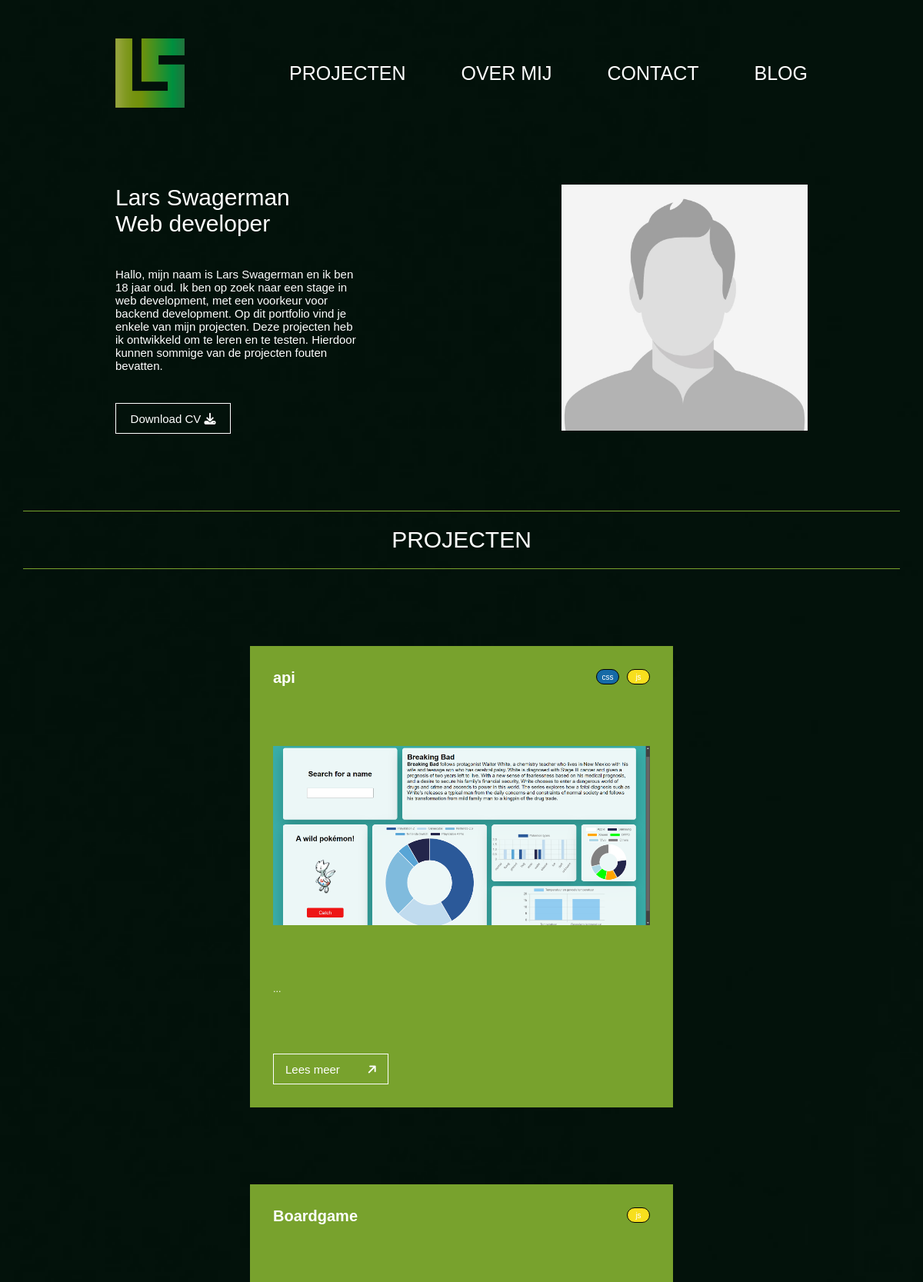
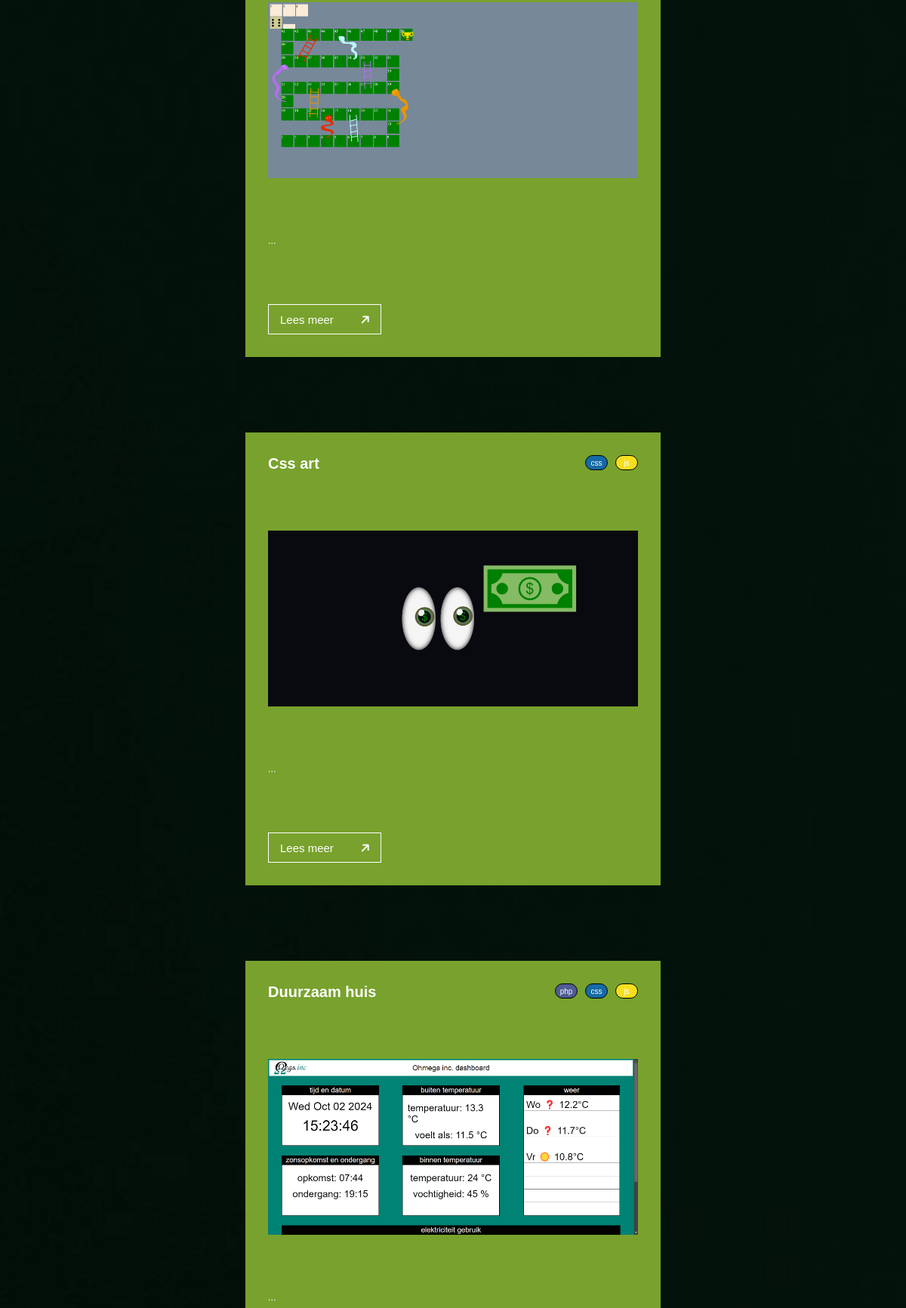
The page / (upper part) on the database its author committed (2 pictures, top to bottom).
### tables this page shows
CREATE TABLE `Projects` (
  `name` varchar(255) NOT NULL,
  `smallText` varchar(1000) NOT NULL,
  `bigText` varchar(5000) NOT NULL,
  `infoText` varchar(1000) NOT NULL,
  `categoryText` varchar(1000) NOT NULL,
  `clientText` varchar(1000) NOT NULL,
  `teamsText` varchar(1000) NOT NULL,
  `date` date NOT NULL,
  `image` varchar(1000) NOT NULL,
  `gitLink` varchar(1000) NOT NULL,
  `liveLink` varchar(1000) NOT NULL,
  `phpTag` tinyint(1) NOT NULL,
  `cssTag` tinyint(1) NOT NULL,
  `jsTag` tinyint(1) NOT NULL,
  `sqlTag` tinyint(1) NOT NULL,
  `pythonTag` tinyint(1) NOT NULL,
  `wordpressTag` tinyint(1) NOT NULL
);

### public/assets/php/project.php (the view, shortened to what this page needs)
<?php
function makeCards() {
    $pdo = db_connect();
    $stmt = $pdo->prepare('SELECT * FROM Projects');
    $stmt->execute();
    $projects = $stmt->fetchAll(PDO::FETCH_ASSOC);
    foreach ($projects as $project) {
        $tags = [
            'phpTag' => 'php',
            'cssTag' => 'css',
            'jsTag' => 'js',
            'sqlTag' => 'sql',
            'pythonTag' => 'python',
            'wordpressTag' => 'wordpress'
        ];
        $classes = [];
        foreach ($tags as $key => $class) {
            if (!empty($project[$key])) {
                $classes[] = $class . "__project";
            }
        }
        $classesString = implode(' ', $classes);
        echo '<li class="projects__card ' . $classesString . '">
                <div class="title__div">
                    <h2 class="card__title">' . $project['name'] . '</h2>
                    <ul class="card__tags">';
        foreach ($tags as $key => $class) {
            if (!empty($project[$key])) {
                echo '
                <div class="tags__div ' . $class . '">
                    <li class="tags__tag">' . $class . '</li>
                </div>';
            }
        }
        echo '  </ul>
                </div>
                <img class="card__img" src="assets/img/projects/' . $project['image'] . '" alt="">
                <p class="card__text">' . $project['smallText'] . '</p>
                <a class="card__link" href="projectPage.php?name=' . $project['name'] . '"><button class="project__button">Lees meer <i class="fa-solid fa-arrow-up fa-rotate-by" style="--fa-rotate-angle: 45deg;"></i></button></a>
            </li>';
    }
}

### public/assets/css/style.css (style rules this page uses)
*, *::after, *::before { margin: 0; padding: 0; box-sizing: border-box; }
html { font-size: 62.5%; scroll-behavior: smooth; background-image: url("/assets/img/verloop.webp"); background-size: cover; background-repeat: no-repeat; background-position: center top; }
body { background-image: url("/assets/img/verloop.webp"); background-size: cover; background-repeat: no-repeat; background-position: center top; font-family: "fieldwork", sans-serif; color: white; display: flex; flex-direction: column; gap: 10rem; }

### public/assets/css/style-index.css (style rules this page uses)
.projects__card { width: 55rem; height: 60rem; background: #78A22D; list-style: none; display: flex; flex-direction: column; align-items: start; justify-content: space-between; padding: 3rem; }
.title__div { width: 100%; display: flex; justify-content: space-between; }
.card__title { font-size: 2rem; font-family: ronnia-condensed, sans-serif; }
.card__tags { display: -webkit-box; display: -webkit-flex; display: -ms-flexbox; display: flex; gap: 1rem; }
.tags__div { border: 1px solid black; border-radius: 1rem; min-width: 3rem; display: -webkit-box; display: -webkit-flex; display: -ms-flexbox; display: flex; justify-content: center; align-items: center; height: 2rem; padding: 0 0.5rem; box-sizing: border-box; flex-shrink: 0; }
.tags__tag { list-style: none; }
.php { background: #4F5B93; }
.css { background: #156aa6; }
.js { background: #f7df1e; }
.card__img { width: 100%; max-height: 45rem; object-fit: cover; }
.card__text { width: 75%; font-size: 1.25rem; font-family: ronnia-condensed, sans-serif; }
.card__link { text-decoration: none; }
.project__button { width: 15rem; height: 4rem; border: 1px solid white; background: transparent; color: white; font-size: 1.5rem; font-family: ronnia-condensed, sans-serif; font-weight: 300; display: flex; align-items: center; justify-content: space-between; padding: 0 1.5rem; }

### rows shown on the page
projects: name "api", class "css", class "js", image (picture), smallText "..."
projects: name "Boardgame", class "js", image (picture), smallText "..."
projects: name "Css art", class "css", class "js", image (picture), smallText "..."
projects: name "Duurzaam huis", class "php", class "css", class "js", image (picture), smallText "..."
